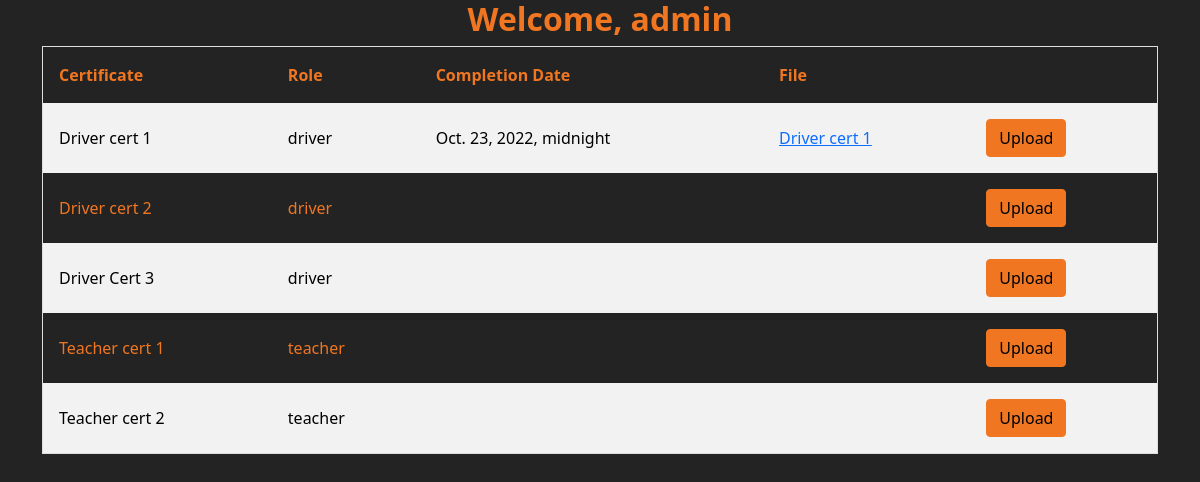
The page /accounts/dashboard/ (signed in) on the database its author committed.
### users/models.py (models this page shows, shortened)
class Certificate(models.Model):
    certificate_name = models.CharField('Name', blank=True, max_length=250, default='', unique=True)
    is_published = models.BooleanField('Published', default=False)
    exp_interval = models.IntegerField('Expiration interval in days', blank = True, null = True)
    def __str__(self):
        return self.certificate_name

class Role(models.Model):
    role_name = models.CharField('Role', null=True, blank=True, max_length=250, default='', unique=True)
    certificates_list = models.ManyToManyField(Certificate, blank=True)
    def __str__(self):
        return self.role_name
    class Meta:
        verbose_name = "Role"
        verbose_name_plural = "Roles"

class Images(models.Model):
    certificate = models.ForeignKey(Certificate, default=None, null=False, blank=False, on_delete=models.CASCADE)
    profile = models.ForeignKey(Profile, default=None, null=True, blank=True, on_delete=models.CASCADE)
    file = models.FileField(upload_to = 'certificates/%Y/%m/%d/', null=True, blank=False)
    certification_completion_date = models.DateTimeField('Completion date', default=None, blank=False, null=True)
    def __str__(self):
        return self.certificate.certificate_name
    class Meta:
        verbose_name = "File"
        verbose_name_plural = "Files"

### users/views.py (the view)
# urls.py: path('dashboard/', views.dashboardView, name = "dashboard"),
@login_required
def dashboardView(request):
    profile = Profile.objects.all()
    images  = Images.objects.all()
    form = ImageForm(request.POST, request.FILES)
    if request.method == 'POST':
        if form.is_valid():
            form.instance.profile = request.user.profile
            form.save()
            return redirect("dashboard")
    else:
        form = ImageForm()
    return render(request, 'dashboard.html', {'form': form, 'profiles': profile, 'images': images})

### users/Templates/dashboard.html (shortened to what this page needs)
{% extends 'index.html' %}
{% block  content %}
    </head>
    <body>
    <center><h2 style="color: #F07621;"><strong>Welcome, {{user.username}}</strong></h2></center>
    <div class="container">
        <table id="myTable">
            <tr>
                <th onclick="sortTable(0)">Certificate</th>
                <th onclick="sortTable(1)">Role</th>
                <th onclick="sortTable(2)">Completion Date</th>
                <th onclick="sortTable(3)">File</th>
                <th></th>
            </tr>
            {% for profile in profiles %}
                {% if profile.profile_name.username == user.username %}
                    {% for role in profile.roles_list.all %}
                        {% for cert in role.certificates_list.all %}
                            {% if cert.is_published %}
                                <tr>
                                    <td>{{cert}}</td>
                                    <td>{{role}}</td>
                                    <td>
                                        {% for image in images reversed %}
                                            {% if image.profile.profile_name.username == user.username %}
                                                {% if image.certificate == cert %}
                                                    {% ifchanged image.certificate %}
                                                        {{image.certification_completion_date}}
                                                    {% endifchanged %}
                                                {% endif %}
                                            {% endif %}
                                        {% endfor %}
                                    </td>
                                    <td>
                                        {% for image in images reversed %}
                                            {% if image.profile.profile_name.username == user.username %}
                                                {% if image.certificate == cert %}
                                                    {% ifchanged image.certificate %}
                                                       <a href="{{image.file.url}}" download>{{image}}</a>
                                                    {% endifchanged %}
                                                {% endif %}
                                            {% endif %}
                                        {% endfor %}
                                    </td>
                                    <td>
                                        <button type="button" class="btn btn-primary" data-bs-toggle="modal" data-bs-target="#myModal">Upload </button></div>
                                        <div class="modal fade" id="myModal">
                            {% endif %}
                        {% endfor %}
                    {% endfor %}
                {% endif %}
            {% endfor %}
    </div>
    {% endblock %}

### users/Templates/index.html (shortened to what this page needs)
<!DOCTYPE html>
{% load static %}
<html>
<head>
    <link rel="stylesheet" href="{% static 'home/css/bootstrap.css' %}" type="text/css"/>
    <link rel="stylesheet" href="{% static 'layouts.css' %}" type="text/css"/>
</head>
<body style="background-color: #232323;">
    {% block content %}{% endblock %}
</body>
</html>

### users/Templates/dashboard.html (style rules this page uses)
table { border-spacing: 0; width: 100%; border: 1px solid #ddd; }
th { cursor: pointer; }
th, td { text-align: left; padding: 16px; }
tr:nth-child(even) { background-color: #f2f2f2; color: black; }
tr:nth-child(odd) { color: #F07621; }

### rows shown on the page
Role: role_name "driver"
Certificate: certificate_name "Driver cert 1"
Images: certification_completion_date "Oct. 23, 2022, midnight", certificate.certificate_name "Driver cert 1"
Certificate: certificate_name "Driver cert 2"
Certificate: certificate_name "Driver Cert 3"
Role: role_name "teacher"
Certificate: certificate_name "Teacher cert 1"
Certificate: certificate_name "Teacher cert 2"
